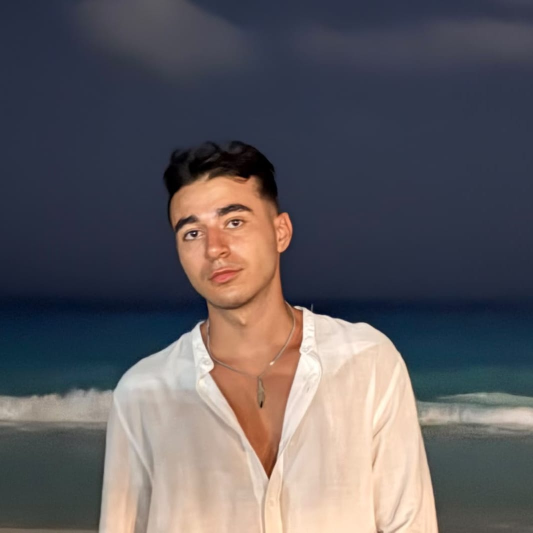
#> input picture profile.jpg, 1065 x 1065 px (shown at 1/2 size)
$ python -i create_presentation.py   (imports and definitions only)
#> lines starting #> are read from the running program, lines starting #| are printed output that depends on the picture
import os
import sys
from PIL import Image, ImageDraw, ImageOps
from pptx import Presentation
from pptx.util import Inches, Pt
from pptx.dml.color import RGBColor
from pptx.enum.text import PP_ALIGN
from pptx.enum.shapes import MSO_SHAPE

# --- Color Palette (Extracted from styles.css) ---
# [1 line that did not run here, left out]
# [1 line that did not run here, left out]
# [1 line that did not run here, left out]
# [1 line that did not run here, left out]
# [1 line that did not run here, left out]
# [1 line that did not run here, left out]
# [1 line that did not run here, left out]
# [1 line that did not run here, left out]
# [1 line that did not run here, left out]
# [1 line that did not run here, left out]

FONT_HEADING = "Segoe UI"
FONT_BODY = "Segoe UI"
FONT_MONO = "Consolas"

def create_circular_profile_image(input_path, output_path, size=800):
    """Processes profile.jpg into a circular framed avatar with an elegant cyan ring."""
#> called with input_path = 'profile.jpg', output_path = 'out.png', size = 800
    try:
        im = Image.open(input_path).convert("RGBA")
        # Square crop
        min_dim = min(im.size)
        left = (im.width - min_dim) // 2
        top = (im.height - min_dim) // 2
        im = im.crop((left, top, left + min_dim, top + min_dim))
        im = im.resize((size, size), Image.Resampling.LANCZOS)
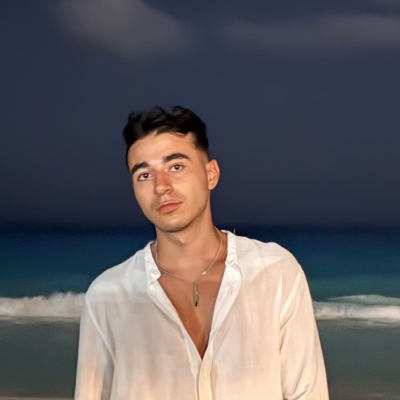
#> im: PIL image 800x800 RGBA (shown at 1/2 size); mean R, G, B, A 93.4, 89.9, 94.5, 255

        # Create circular mask
        mask = Image.new("L", (size, size), 0)
#> mask: PIL image 800x800 L; every value is 0
        draw = ImageDraw.Draw(mask)
        draw.ellipse((0, 0, size, size), fill=255)

        # Apply mask
        output = Image.new("RGBA", (size, size), (0, 0, 0, 0))
#> output: PIL image 800x800 RGBA; every value is 0
        output.paste(im, (0, 0), mask=mask)
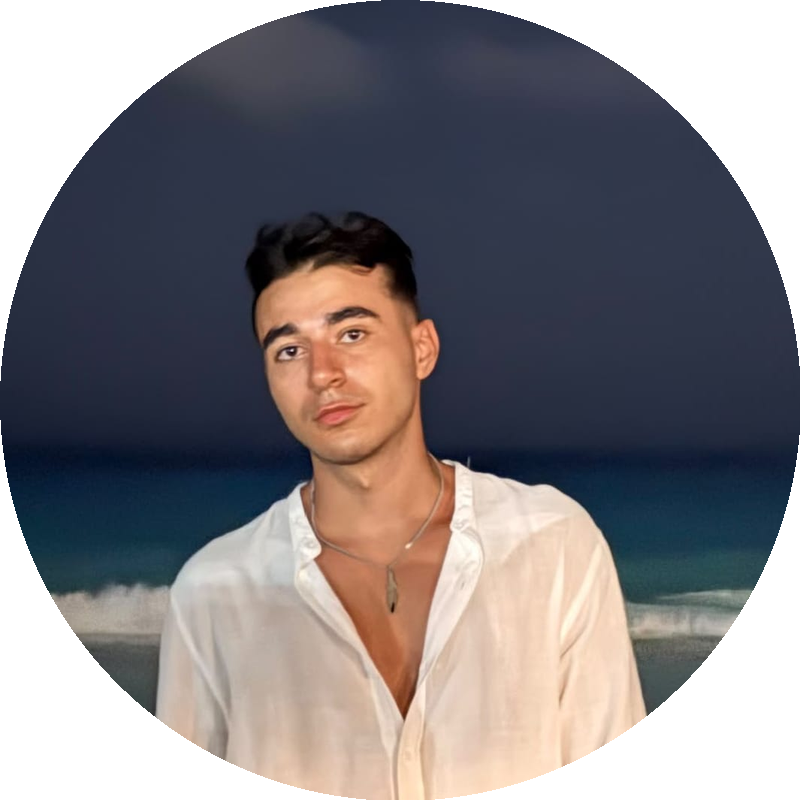
#> output: PIL image 800x800 RGBA; mean R, G, B, A 76.7, 72.6, 76, 200.7; transparent parts drawn white

        # Draw double border rings
        border_draw = ImageDraw.Draw(output)
        border_draw.ellipse((4, 4, size - 5, size - 5), outline=(112, 240, 223, 180), width=6)
        border_draw.ellipse((14, 14, size - 15, size - 15), outline=(201, 247, 108, 90), width=3)

        output.save(output_path, format="PNG")
#> (the rest of the program and of its run is left out)
